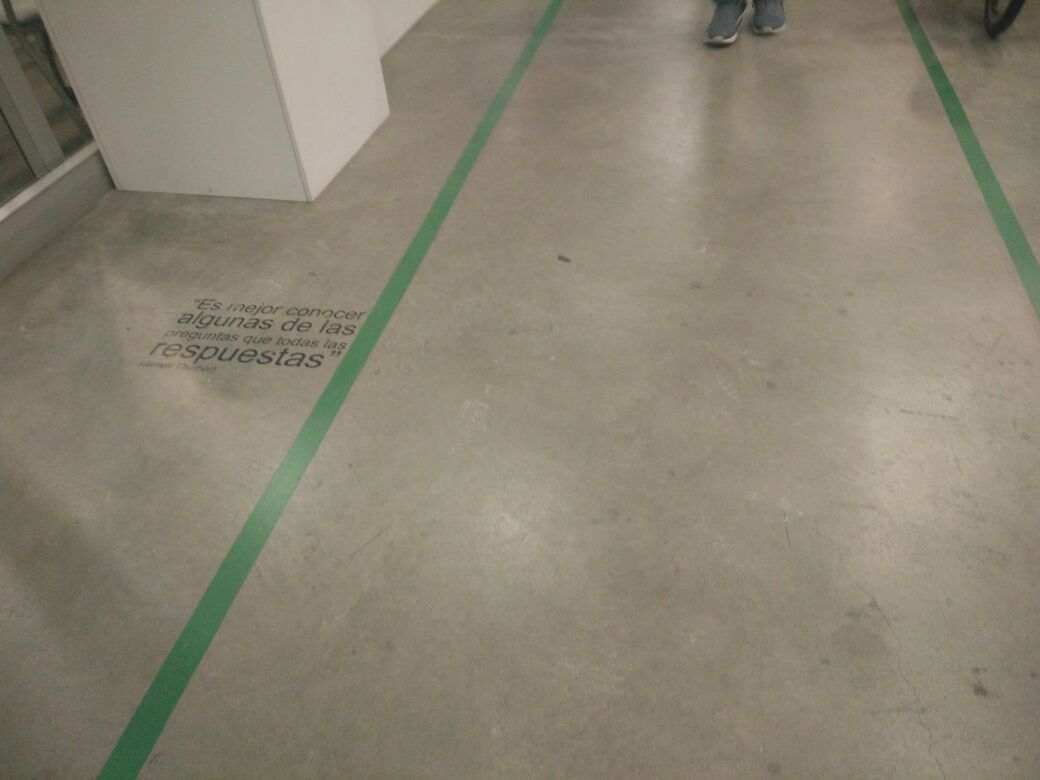
#> input picture 2.jpeg, 1040 x 780 px
$ python ransac_static.py
#> lines starting #> are read from the running program, lines starting #| are printed output that depends on the picture; after the words box and inside, x2 and y2 are one past the last pixel; in counts of white or black regions, pixels touching at a corner belong together; long printed decimals are rounded
#Import Libraries
import cv2 as cv
import numpy as np
from matplotlib import pyplot as plt
from sklearn import linear_model, datasets
import imutils
import math

#Load image
img = cv.imread('2.jpeg')
#> img is the input picture: shape (780, 1040, 3); mean B, G, R 114.8, 131.9, 138.4

#Convert image into HSV channel
imgHSV = cv.cvtColor(img, cv.COLOR_BGR2HSV)
#> imgHSV: shape (780, 1040, 3); mean H, S, V 22.2, 45.8, 139.3
angle = 180
imgHSV = imutils.rotate(imgHSV, angle)
#> imgHSV: shape (780, 1040, 3); mean H, S, V 22.1, 45.6, 139.1


#Define Color Boundaries
lowerBoundarie = np.array([35, 8, 0], dtype = 'uint8')
upperBoundarie = np.array([120, 255, 255], dtype = 'uint8')

#Apply mask and obtain info of pixels
pixelInfo = cv.inRange(imgHSV, np.array(lowerBoundarie), np.array(upperBoundarie))
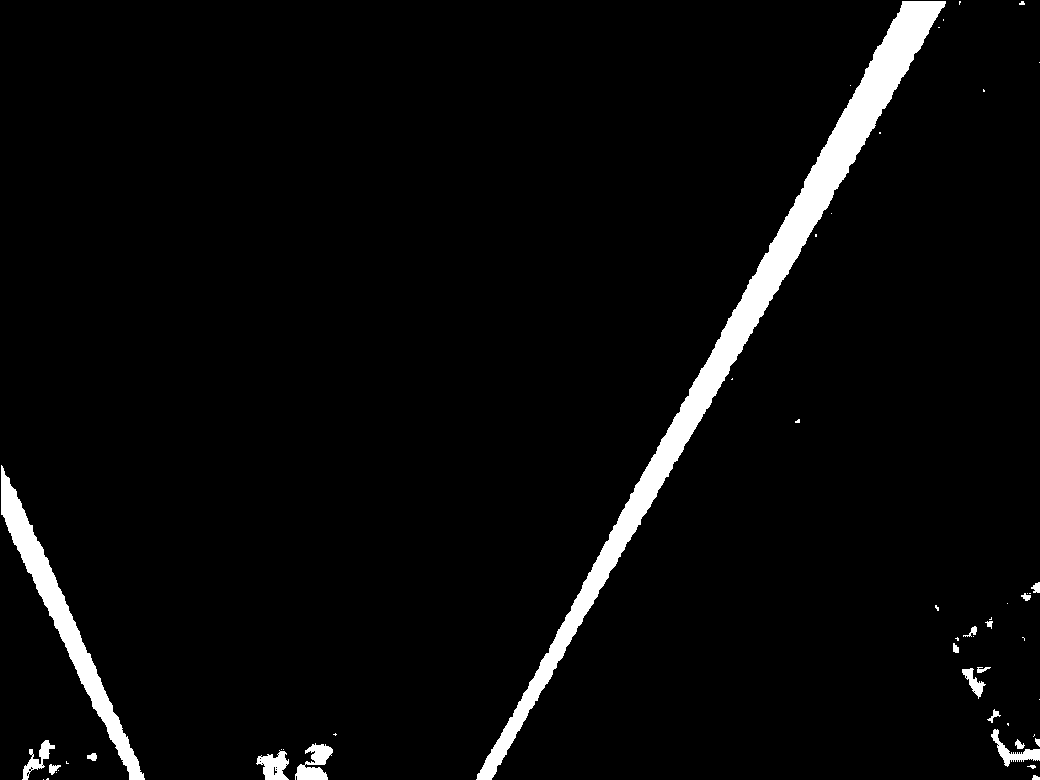
#> pixelInfo: shape (780, 1040); 3.9% white; 51 white regions (31 under 20 px), largest, box (x1, y1, x2, y2) and area: (476, 1, 946, 780) 22166, (1, 465, 145, 780) 6096, (295, 743, 333, 780) 781
array = np.nonzero(pixelInfo)
#> array = 31685 positions, rows 1 to 779, columns 1 to 1039
transposedArray = np.transpose(array)
#> transposedArray = 31685 pairs, first value 1 to 779, second value 1 to 1039
# [5 lines of commented-out code are left out]

X = transposedArray[: , 1]
y = transposedArray[: , 0]

X = X.reshape(-1, 1)
y = y.reshape(-1, 1)

# [8 lines of commented-out code are left out]
firstRansac = linear_model.RANSACRegressor(residual_threshold=50)
firstRansac.fit(X, y)
firstinlier_mask = firstRansac.inlier_mask_
firstoutlier_mask = np.logical_not(firstinlier_mask)

# Predict data of estimated models
line_X = np.arange(X.min(), X.max())[:, np.newaxis]
#> line_X = 1038 values from 1 to 1038
first_line_y_ransac = firstRansac.predict(line_X)

firstSlope = firstRansac.estimator_.coef_
firstIntercept = firstRansac.estimator_.intercept_

print (firstSlope)
print(firstIntercept)

# [13 lines of commented-out code are left out]
i = 0
deletePointsX = []
deletePointsY = []

while i<len(X):

    if abs((firstSlope*X[i])-(y[i])+(firstIntercept))/(math.sqrt((firstSlope)**2)+1) < 50:
        deletePointsX.append(i)
        deletePointsY.append(i)
    i += 1
#> after the loop, deletePointsX = 22191 items; deletePointsY = 22191 items; i = 31685

X = np.delete(X, deletePointsX)
#> X = 9494 values, max 1039 at index 18, min 1 at index 39, mean 237
y = np.delete(y, deletePointsY)
#> y = 9494 values from 1 to 779

# print(len(X))
# print(len(y))

X = X.reshape(-1, 1)
y = y.reshape(-1, 1)

# Robustly fit Second linear model with RANSAC algorithm
secondRansac = linear_model.RANSACRegressor(residual_threshold=50)
secondRansac.fit(X, y)
secondinlier_mask = secondRansac.inlier_mask_
secondoutlier_mask = np.logical_not(secondinlier_mask)

# Predict data of estimated models
line_X = np.arange(X.min(), X.max())[:, np.newaxis]
second_line_y_ransac = secondRansac.predict(line_X)
#> second_line_y_ransac = 1038 values from 488.3 to 2679.5

secondSlope = secondRansac.estimator_.coef_
secondIntercept = secondRansac.estimator_.intercept_

print (secondSlope)
print(secondIntercept)

# [13 lines of commented-out code are left out]
xIntercept = (secondIntercept-firstIntercept)/(firstSlope-secondSlope)
xIntercept = img.shape[1]-xIntercept
#> xIntercept = [746.6]

print (xIntercept)
#| [[746.626]]

#Show original image with sensor
#> (the run stopped early here; a loop or call above may not have finished)

$ run again, with 1.jpeg copied over 2.jpeg
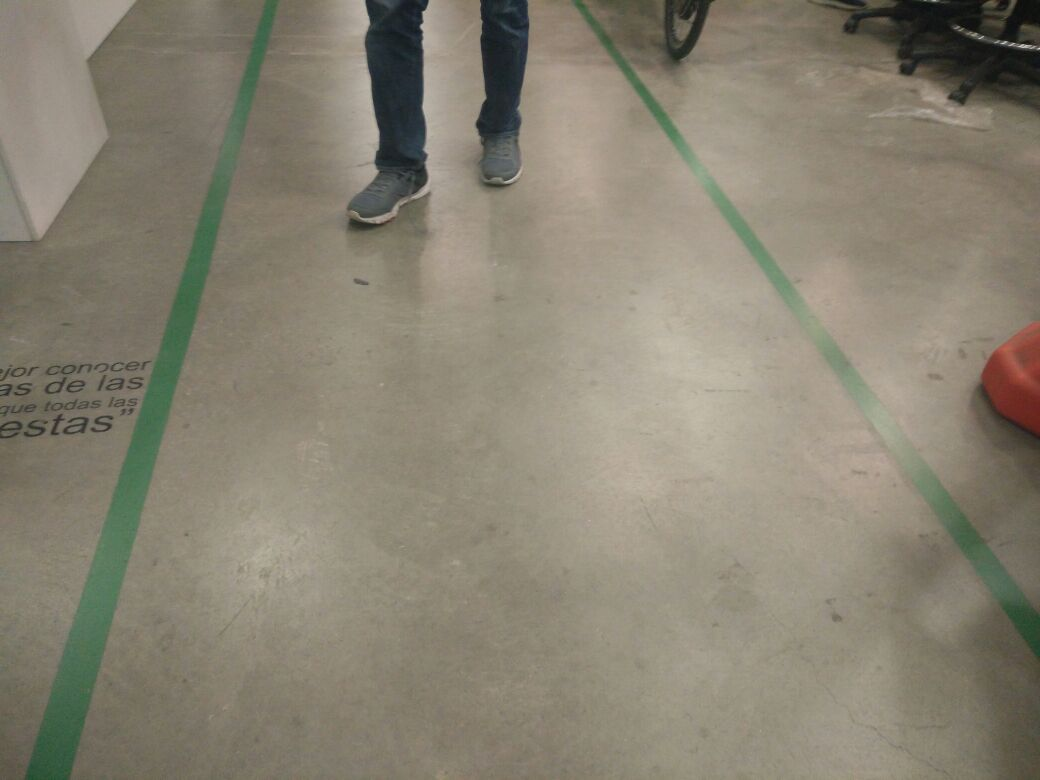
#> input picture 1.jpeg, 1040 x 780 px
#> img is the input picture: shape (780, 1040, 3); mean B, G, R 114.1, 130.1, 136
#> `pixelInfo = cv.inRange(imgHSV, np.array(lowerBoundarie), np.array(uppe..`:
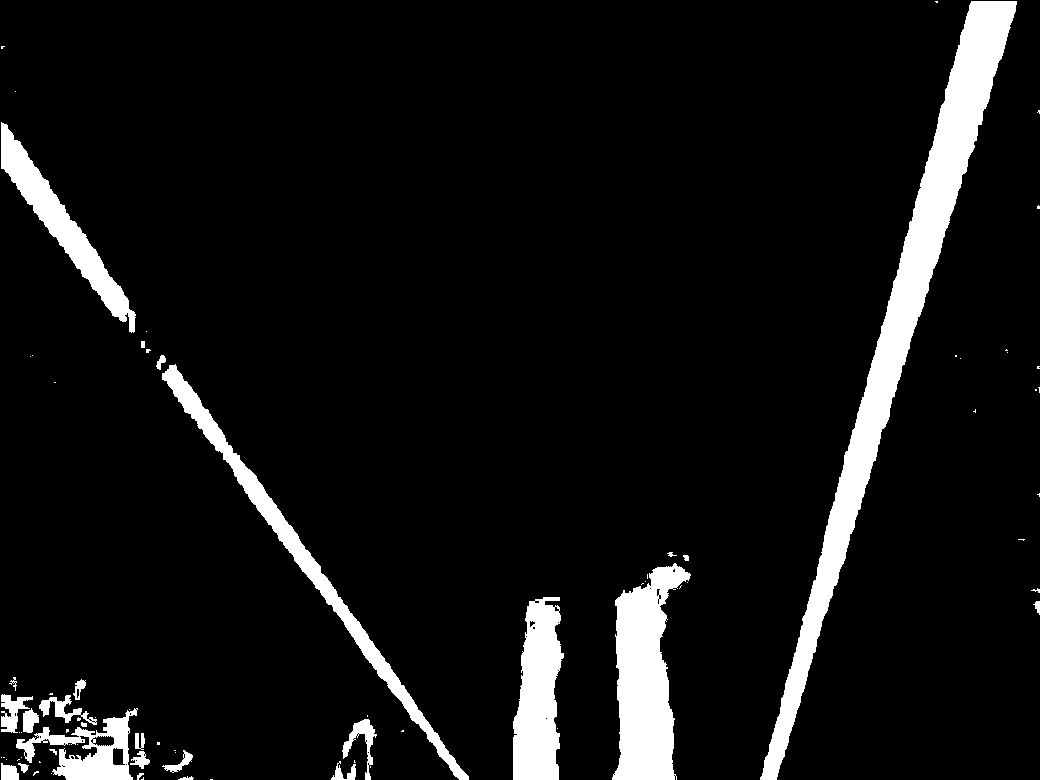
#> pixelInfo: shape (780, 1040); 7.7% white; 80 white regions (52 under 20 px), largest, box (x1, y1, x2, y2) and area: (760, 1, 1017, 780) 24831, (612, 563, 691, 780) 10415, (162, 364, 469, 780) 7183
#> array = 62165 positions, rows 1 to 779, columns 1 to 1039
#> transposedArray = 62165 pairs, first value 1 to 779, second value 1 to 1039
#> after the loop `while i<len(X):`: deletePointsX = 24835 items; i = 62165
#| [[252.642]]

$ run again, with 3.jpeg copied over 2.jpeg
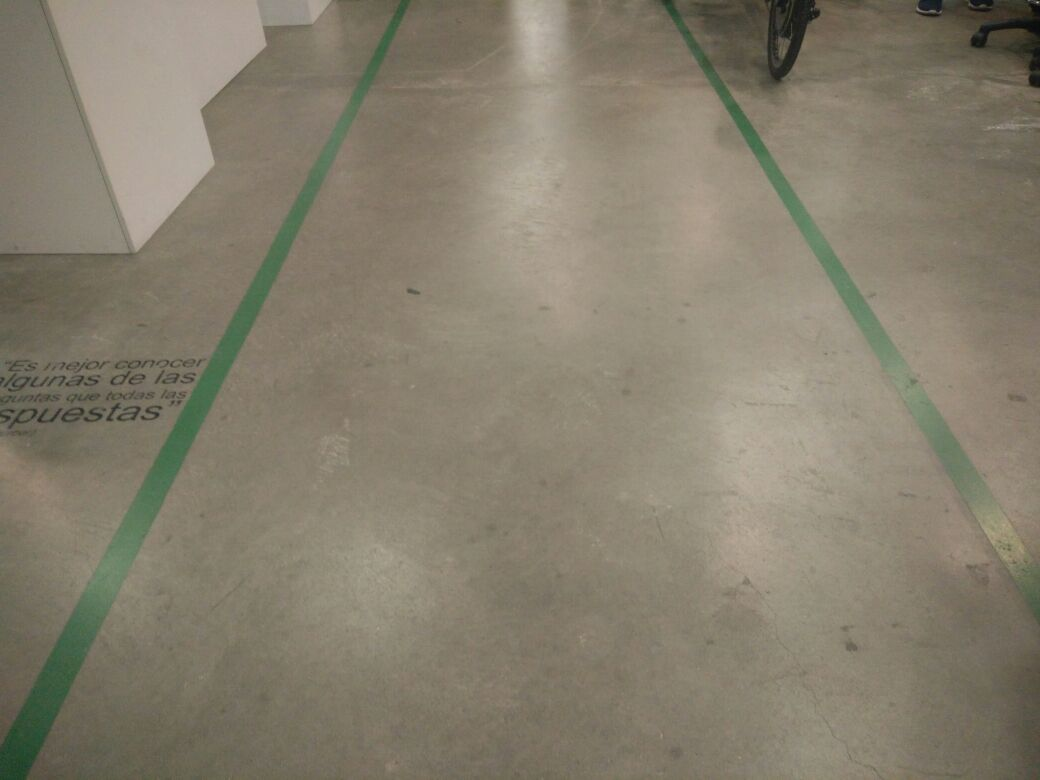
#> input picture 3.jpeg, 1040 x 780 px
#> img is the input picture: shape (780, 1040, 3); mean B, G, R 109.1, 126.1, 133.1
#> `pixelInfo = cv.inRange(imgHSV, np.array(lowerBoundarie), np.array(uppe..`:
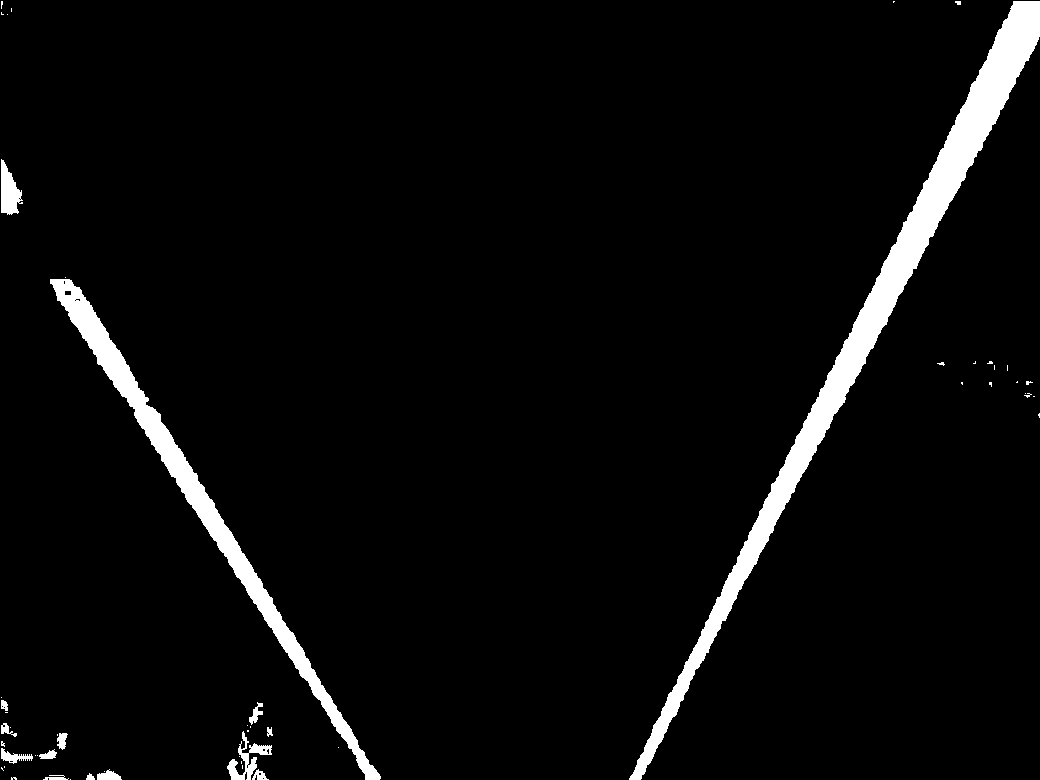
#> pixelInfo: shape (780, 1040); 4.3% white; 54 white regions (38 under 20 px), largest, box (x1, y1, x2, y2) and area: (629, 1, 1040, 780) 21572, (50, 279, 381, 780) 10524, (1, 159, 23, 215) 748
#> array = 34943 positions, rows 1 to 779, columns 1 to 1039
#> transposedArray = 34943 pairs, first value 1 to 779, second value 1 to 1039
#> after the loop `while i<len(X):`: deletePointsX = 21584 items; i = 34943
#> X = 13359 values, max 1039 at index 4351, min 1 at index 0, mean 187.2
#> y = 13359 values from 1 to 779
#| [[522.672]]

$ run again, with 4.jpeg copied over 2.jpeg
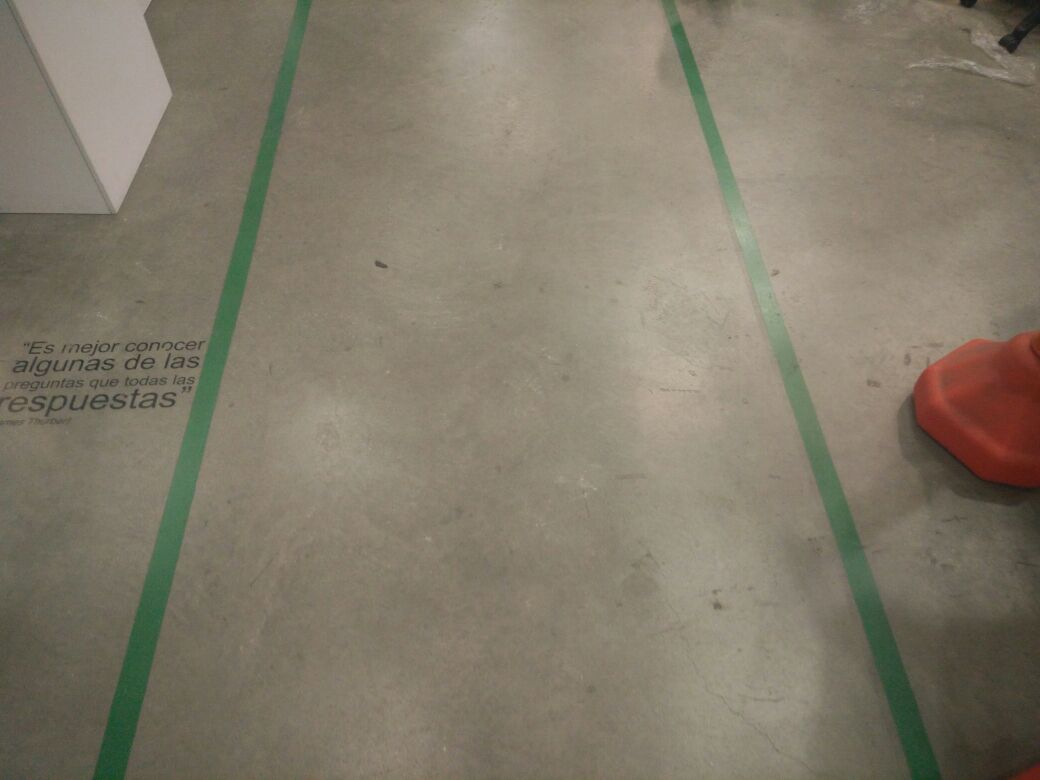
#> input picture 4.jpeg, 1040 x 780 px
#> img is the input picture: shape (780, 1040, 3); mean B, G, R 106, 122.5, 130.1
#> `pixelInfo = cv.inRange(imgHSV, np.array(lowerBoundarie), np.array(uppe..`:
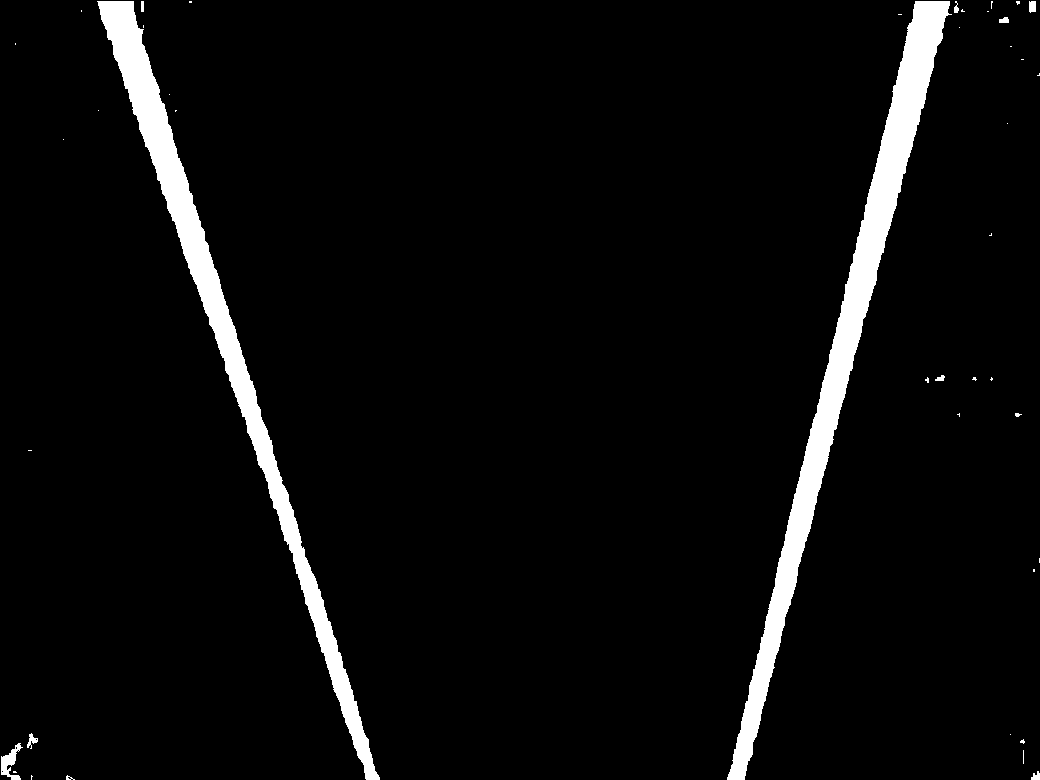
#> pixelInfo: shape (780, 1040); 4.7% white; 43 white regions (32 under 20 px), largest, box (x1, y1, x2, y2) and area: (727, 1, 952, 780) 19997, (97, 1, 380, 780) 17474, (1, 743, 23, 780) 347
#> array = 38396 positions, rows 1 to 779, columns 1 to 1039
#> transposedArray = 38396 pairs, first value 1 to 779, second value 1 to 1039
#> after the loop `while i<len(X):`: deletePointsX = 20057 items; i = 38396
#> X = 18339 values, max 1039 at index 2650, min 1 at index 17681, mean 231.7
#> y = 18339 values from 1 to 779
#| [[458.673]]
